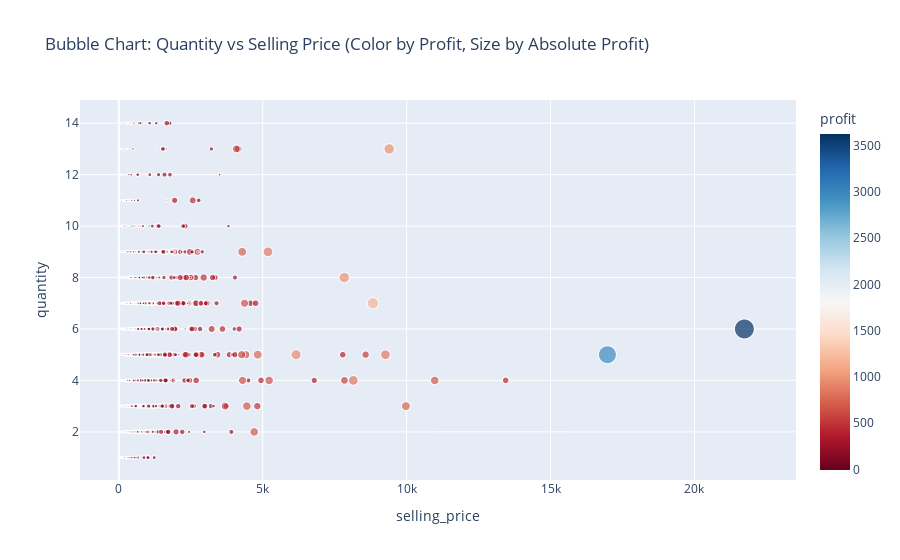

Notebook cell for this chart:
### Markdown cell above
### BUBBLE CHART

### Code cell
# Shows 3 variable relationships using size
fig = px.scatter(
    df,
    x='selling_price',
    y='quantity',
    size=df['profit'].abs(),
    color='profit',  # color shows positive vs negative
    hover_name='sub_category',
    title='Bubble Chart: Quantity vs Selling Price (Color by Profit, Size by Absolute Profit)',
    color_continuous_scale='RdBu'
)
fig.show()

### Figure 1 — Plotly figure (JSON) as saved in the notebook; plotly's stock layout.template omitted (floating-point values rounded to 4 significant figures; data arrays with more than 128 entries replaced by an {"elided": "..."} marker saying what was removed)
{"data": [{"hovertemplate": "<b>%{hovertext}</b><br><br>selling_price=%{x}<br>quantity=%{y}<br>size=%{marker.size}<br>profit=%{marker.color}<extra></extra>", "hovertext": {"elided": "9994 str values"}, "legendgroup": "", "marker": {"color": {"elided": "9994 float values"}, "coloraxis": "coloraxis", "size": {"elided": "9994 float values"}, "sizemode": "area", "sizeref": 9.061, "symbol": "circle"}, "mode": "markers", "name": "", "showlegend": false, "type": "scattergl", "x": {"elided": "9994 float values"}, "xaxis": "x", "y": {"elided": "9994 int values"}, "yaxis": "y"}], "layout": {"autosize": true, "coloraxis": {"colorbar": {"title": {"text": "profit"}}, "colorscale": [[0, "rgb(103,0,31)"], [0.1, "rgb(178,24,43)"], [0.2, "rgb(214,96,77)"], [0.3, "rgb(244,165,130)"], [0.4, "rgb(253,219,199)"], [0.5, "rgb(247,247,247)"], [0.6, "rgb(209,229,240)"], [0.7, "rgb(146,197,222)"], [0.8, "rgb(67,147,195)"], [0.9, "rgb(33,102,172)"], [1, "rgb(5,48,97)"]]}, "legend": {"itemsizing": "constant", "tracegroupgap": 0}, "title": {"text": "Bubble Chart: Quantity vs Selling Price (Color by Profit, Size by Absolute Profit)"}, "xaxis": {"anchor": "y", "autorange": true, "domain": [0, 1], "range": [-1317.0, 23400.0], "title": {"text": "selling_price"}, "type": "linear"}, "yaxis": {"anchor": "x", "autorange": true, "domain": [0, 1], "range": [-0.04572, 15.11], "title": {"text": "quantity"}, "type": "linear"}}}
